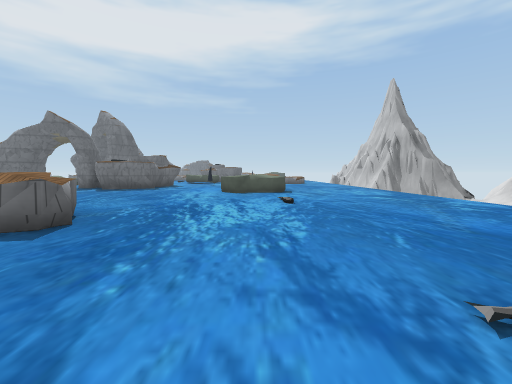
View 1 (above)

24 first-person views from a walk through a scene from a Unity 3-D project. The camera is 1.4 m above the floor, tilts 4° down and sees 90° across. The floor is counted in squares, 2 m on a side. Each view is taken from the middle of a square. On the plan, view 1 faces up. The plan holds only what a view shows up to about 9 squares ahead; the rest is blank. The place goes on beyond the plan. Some animated figures are not drawn. Some surface patterns are stand-ins.

View 2
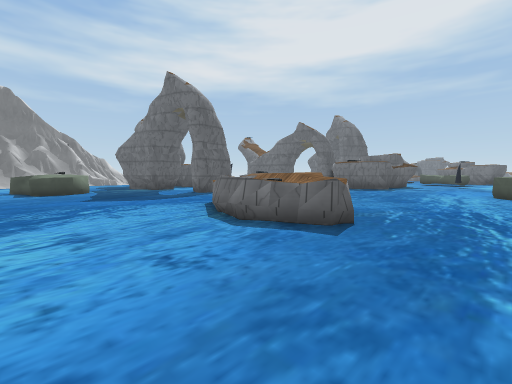

View 3
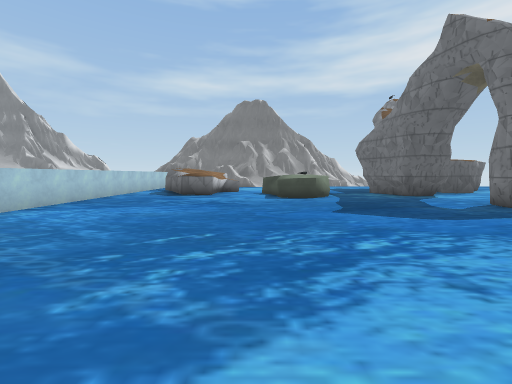

View 4
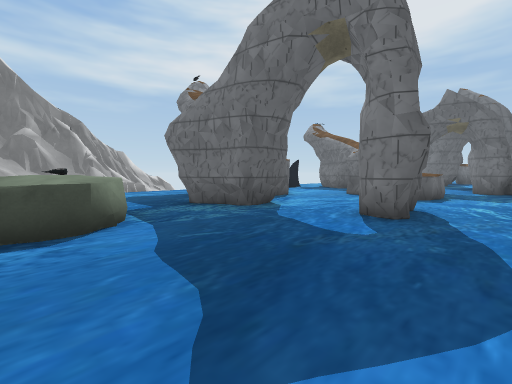

View 5
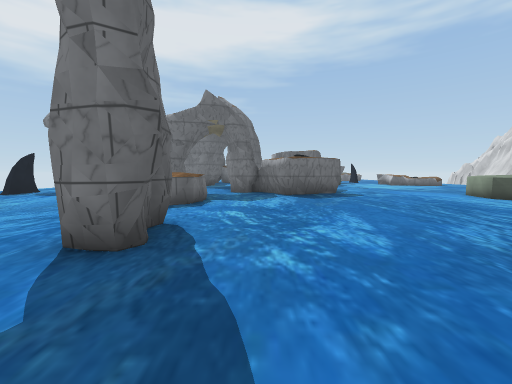

View 6
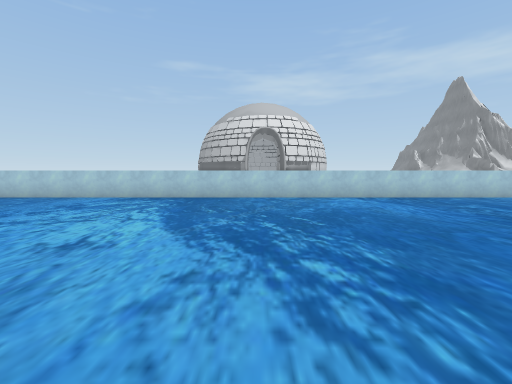

View 7
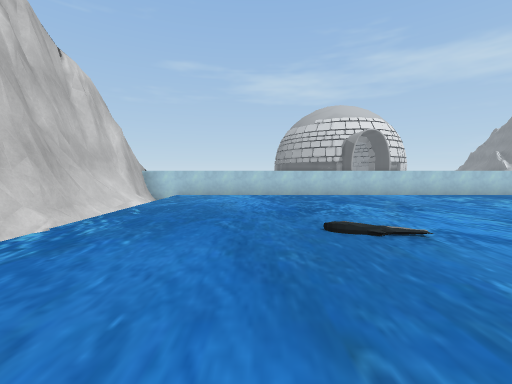

View 8
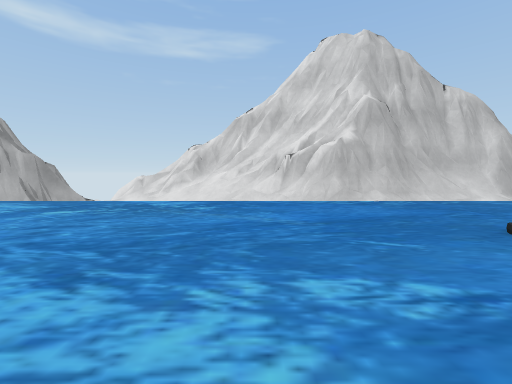

View 9
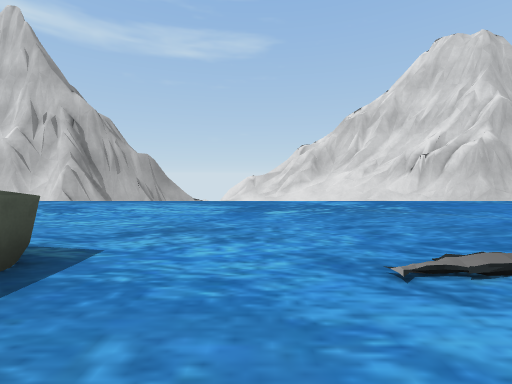

View 10
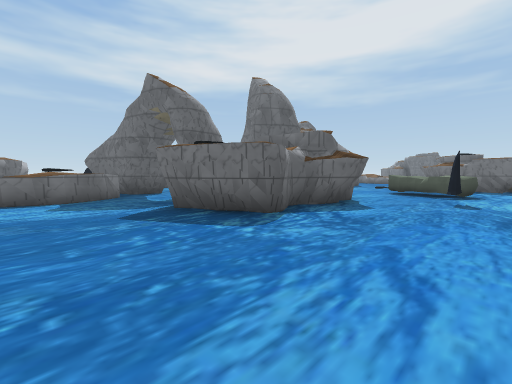

View 11
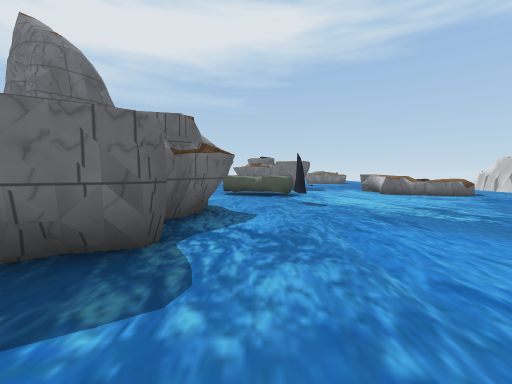

View 12
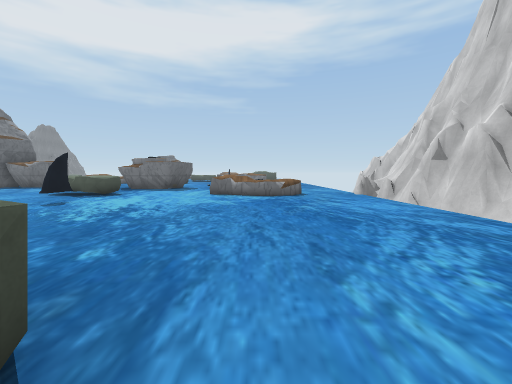

View 13
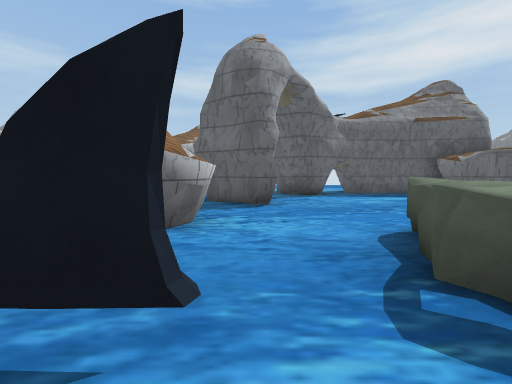

View 14
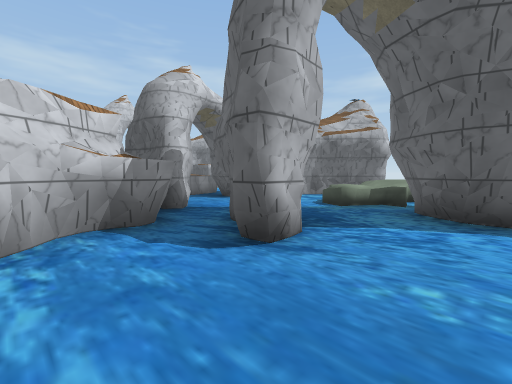

View 15
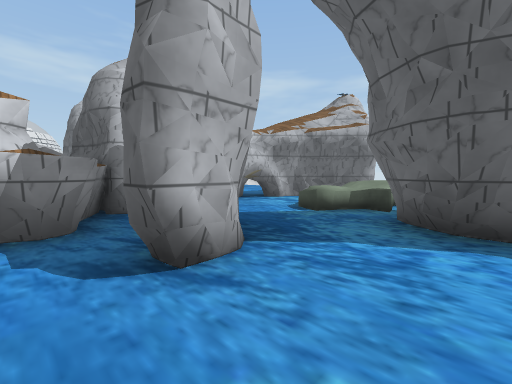

View 16
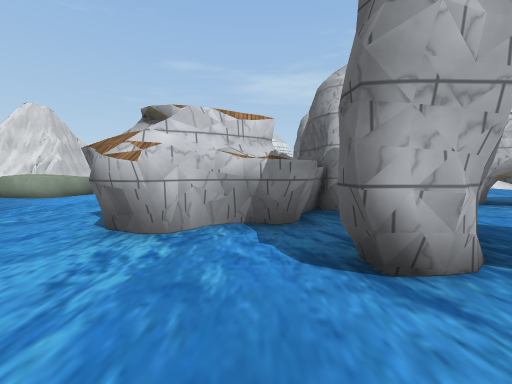

View 17
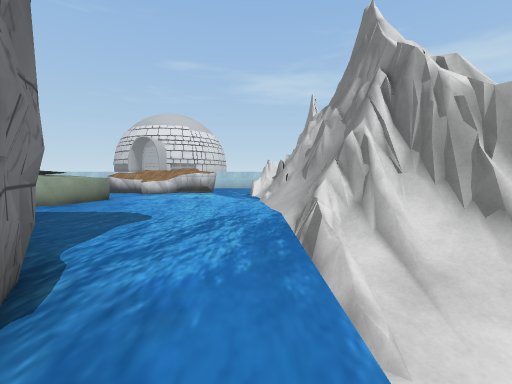

View 18
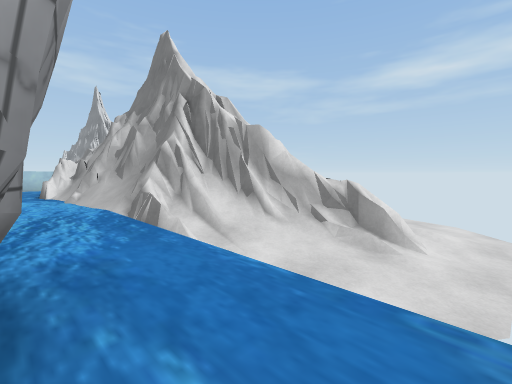

View 19
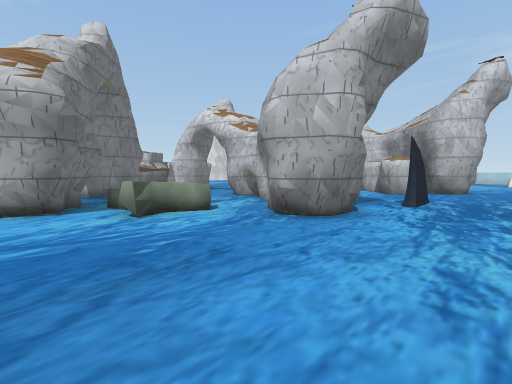

View 20
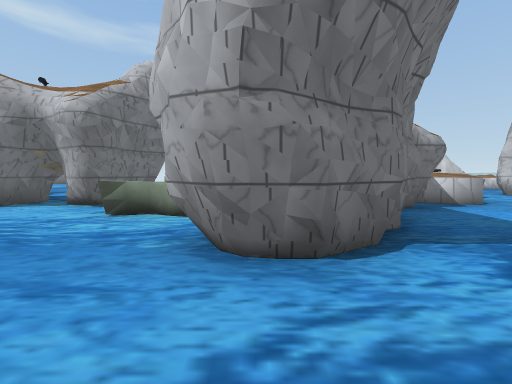

View 21
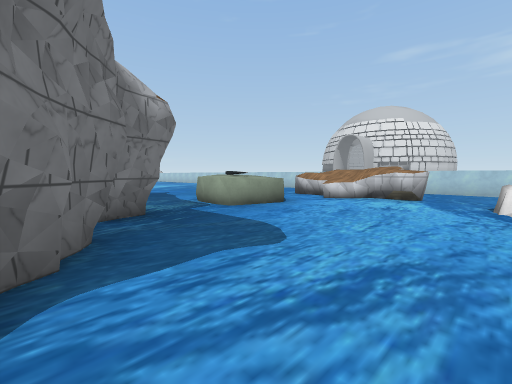

View 22
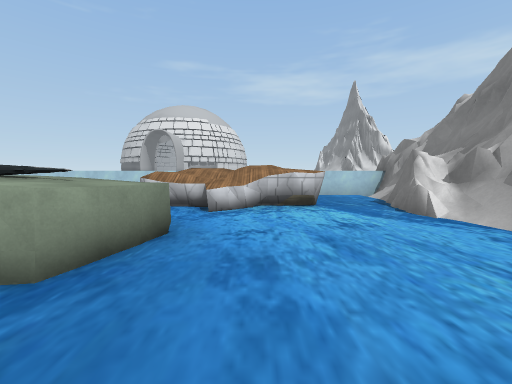

View 23
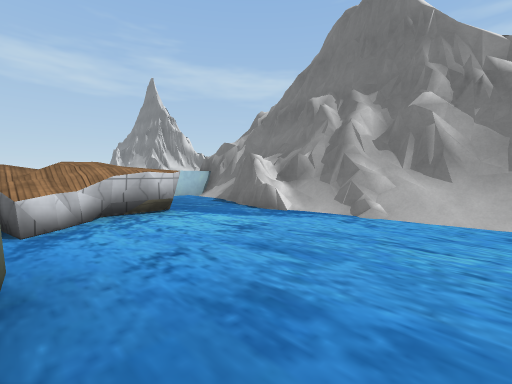

View 24
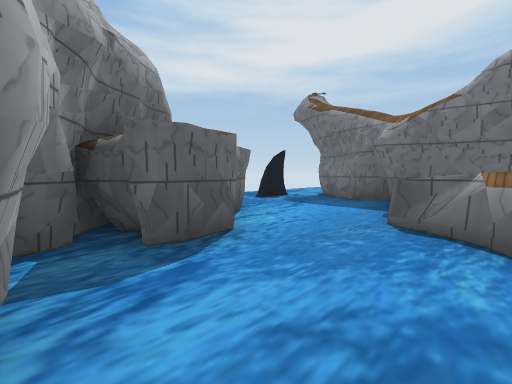

### Floor plan
Key: @ floor where view 1 was taken; # wall or solid block; . floor; / step, stairs or slope; = window, fence, low wall or low ledge; ^ raised ledge; v drop or lower ground; O other object.
Columns run from 22 left of view 1 to 8 right of it. Each row starts with its distance up from view 1.
 19     ......###....^^^...= =..##
 18     ......##......##........##
 17     ...../=...#.............##
 16     ...////..##.##.#........##
 15     ..##......####..........##
 14     ...###...##  #..........v#
 13     ....####.#####..........v##
 12     ..#..###...##...........vv#
 11     ......^^^........^^^....v #
 10     ......^O^........^ ^....v
  9 vvv ...#...^^...............v v
  8 vvvv.####...................v #
  7  #vv.####...................vv#
  6  #vv..#####.##.........O....vv#
  5  ###....###.....= ^.........v##
  4   ##............^OO^........v#
  3   #/.............^^^........##
  2   #/.....O^.................#
  1   ##=...^^^=............O...#
  0   ##=.................@.....#
 -1   ###...^...................##
 -2   ##..##^^..................##
 -3   ##...  #................../#
 -4   ##...  .................../#
 -5    ^^^^ ^^^^^^^^^^^^^^^^^^^^##

Positions as (right, up) in squares from view 1, and headings:
1: (0, 0), facing up
2: (-1, 0), facing up-left
3: (-4, 0), facing left
4: (-8, 1), facing up-left
5: (-8, 3), facing up
6: (-6, 3), facing down
7: (3, 4), facing down
8: (-1, 4), facing right
9: (-1, 8), facing right
10: (-2, 9), facing up-left
11: (-4, 10), facing up
12: (2, 10), facing up
13: (-2, 17), facing left
14: (-6, 19), facing down-left
15: (-7, 19), facing down-left
16: (-7, 19), facing down
17: (-18, 8), facing down
18: (-17, 9), facing down-left
19: (-18, 19), facing down-right
20: (-18, 15), facing right
21: (-18, 6), facing down-right
22: (-15, 4), facing down
23: (-14, 3), facing down-left
24: (-11, 6), facing up-left
